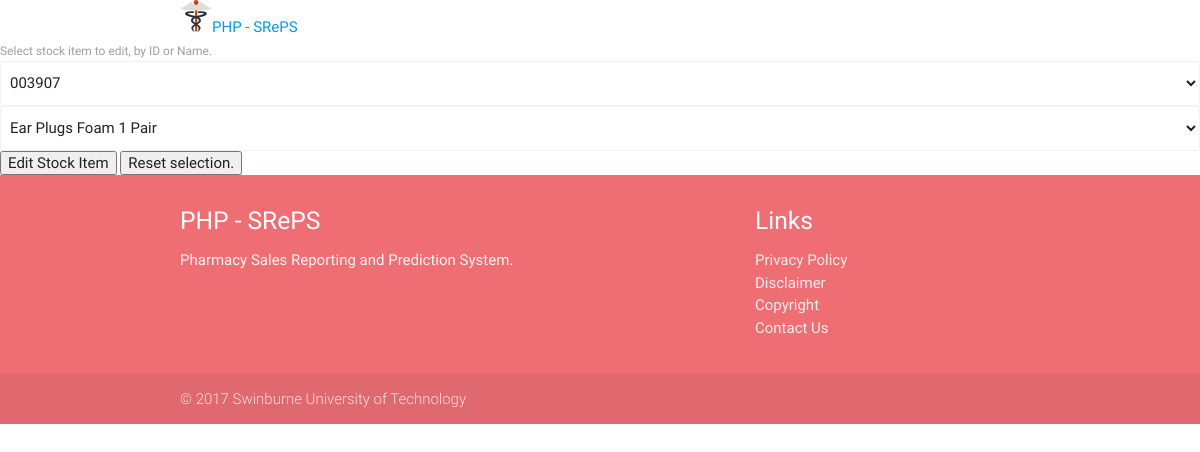
The page /edit_stock.php on the database as committed earlier.
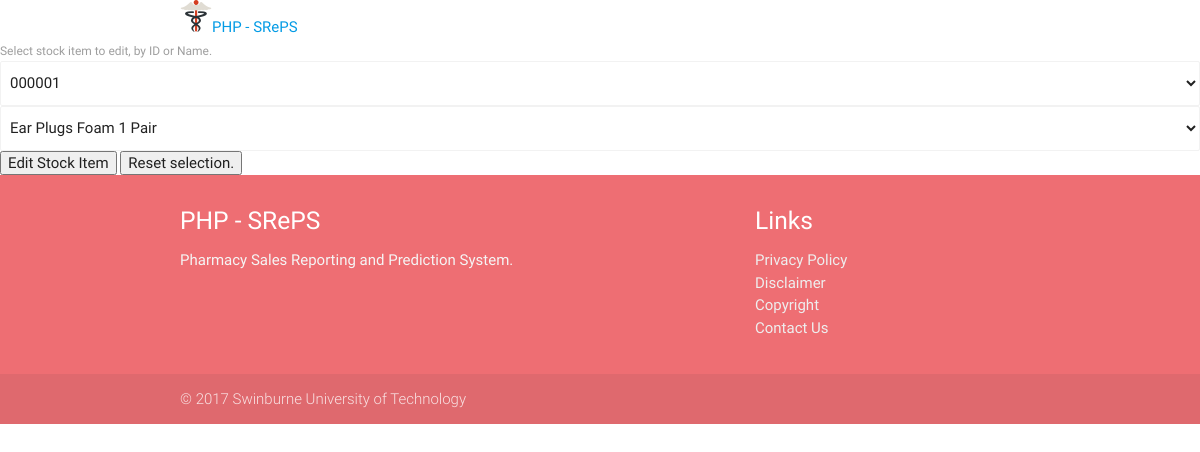
The same page on the database as committed later.
### tables this page shows
CREATE TABLE IF NOT EXISTS stock(
    stock_id INT(6) ZEROFILL AUTO_INCREMENT,
    stock_name VARCHAR(255) NOT NULL,
    stock_description LONGTEXT,
    stock_directions LONGTEXT,
    stock_ingredients LONGTEXT,
    stock_price DECIMAL(7, 2),
    stock_cost_price DECIMAL(7, 2) NOT NULL,
    stock_qty INT NOT NULL,
    stock_target_min_qty INT,
    stock_supplier VARCHAR(255),
    stock_supplier_order_code VARCHAR(32),
    stock_category_id INT(4),
    stock_bar_code VARCHAR(32),
    PRIMARY KEY(stock_id),
    FOREIGN KEY(stock_category_id) REFERENCES categories(category_id)
);

### includes/stock_func_edit.php (the view, shortened to what this page needs)
<?php
  function get_ID_list(){
    include 'includes/db_connect.php';
    try{
      $sql = "SELECT stock_id, stock_name FROM stock ORDER BY stock_id ASC;";
      $result = $conn->query($sql);
    }
    catch(PDOEXCEPTION $e){
      echo 'Error fetching list of stock IDs: '.$e->getMessage();
      exit();
    }
    $php_id_list = '';
    $php_name_list = '';
    if ($result->num_rows > 0) {
      foreach ($result as $row) {
        $php_id_list .= '<option value="'.$row['stock_id'].'">'.$row['stock_id'].'</option>';
        $php_name_list .= '<option value="'.$row['stock_name'].'">'.$row['stock_name'].'</option>';
      }
      echo $php_id_list."<br>".PHP_EOL;
      echo "</select>".PHP_EOL;
      echo '<select class="browser-default" name="html_selected_name">'.PHP_EOL;
      echo $php_name_list."<br>".PHP_EOL;
    }
    else {
      echo "0 results";
    }
  }
?>

### includes/head.php (shortened to what this page needs)
<!DOCTYPE html>
<html>
<head>
	<link type="text/css" rel="stylesheet" href="/css/common.css"/>
	<link type="text/css" rel="stylesheet" href="/css/materialize.min.css" media="screen,projection"/>
</head>
<body>
	<?php
	include $_SERVER[ 'DOCUMENT_ROOT' ] . '/includes/header.php';
	?>
</body>
</html>

### includes/header.php
<!DOCTYPE html>
<html>
<body>
	<div class="container">
		<div class="nav-wrapper">
			<a href="#!" class="brand-logo"><img src="/images/medicine-512x512.png" alt="" style="width:32px;height:32px;">PHP - SRePS</a>
		</div>
	</div>
</body>
</html>

### edit_stock.php (shortened to what this page needs)
<?php
  include 'includes/head.php';
  include 'includes/stock_func_edit.php';
  if (!isset($_POST['html_item_select'])) {
?>
    <form id="stock_item" action="edit_stock.php" method="post">
      <label>Select stock item to edit, by ID or Name.</label><br>
      <select class="browser-default" name="html_selected_id">
<?php
        get_ID_list();
?>
      </select>
      <input type="submit" name="html_item_select" value="Edit Stock Item"> <input type="reset" value="Reset selection.">
<?php
  }
?>
    </form>
<?php
  include 'includes/tail.php';
?>

### includes/tail.php
<!DOCTYPE html>
<html>
<body>
	<?php
	include $_SERVER[ 'DOCUMENT_ROOT' ] . '/includes/footer.php';
	?>
</body>
</html>

### includes/footer.php
<!DOCTYPE html>
<html>
<footer class="page-footer">
	<div class="container">
		<div class="row">
			<div class="col l6 s12">
				<h5 class="white-text">PHP - SRePS</h5>
				<p class="grey-text text-lighten-4">Pharmacy Sales Reporting and Prediction System.</p>
			</div>
			<div class="col l4 offset-l2 s12">
				<h5 class="white-text">Links</h5>
				<ul>
					<li><a class="grey-text text-lighten-3" href="#!">Privacy Policy</a>
					</li>
					<li><a class="grey-text text-lighten-3" href="#!">Disclaimer</a>
					</li>
					<li><a class="grey-text text-lighten-3" href="/copyright.php">Copyright</a>
					</li>
					<li><a class="grey-text text-lighten-3" href="#!">Contact Us</a>
					</li>
				</ul>
			</div>
		</div>
	</div>
	<div class="footer-copyright">
		<div class="container">
			&copy 2017 Swinburne University of Technology
		</div>
	</div>
</footer>
</html>

### css/common.css (style rules this page uses)
body { display: flex; min-height: 100vh; flex-direction: column; }

Rows that differ between the two databases and show on the page:
removed stock: html_selected_id "003907", html_selected_name "Ear Plugs Foam 1 Pair"
added stock: html_selected_id "000001", html_selected_name "Ear Plugs Foam 1 Pair"
